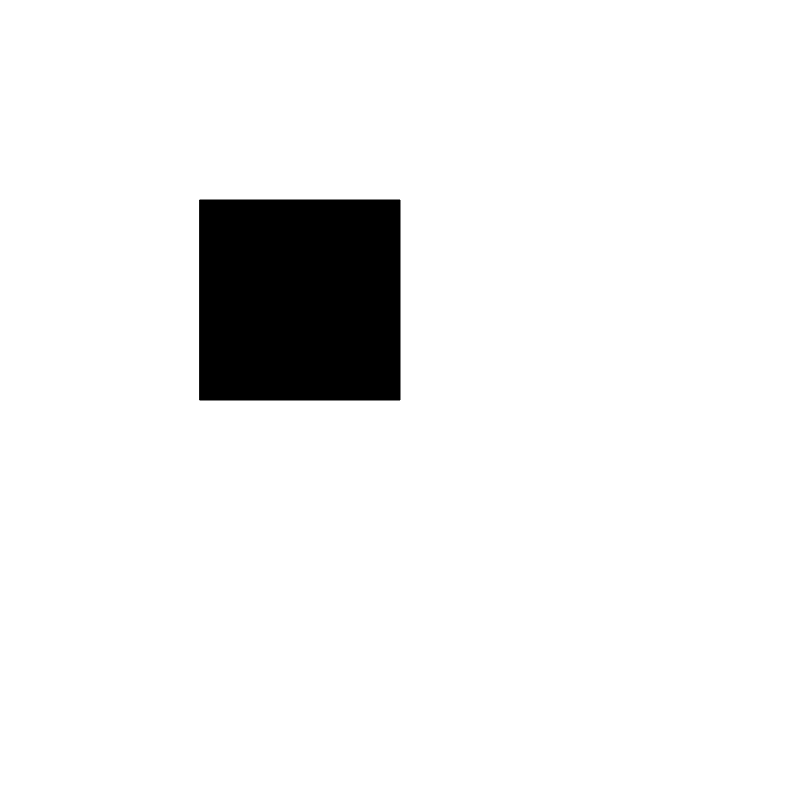
Frame 1 (no input)
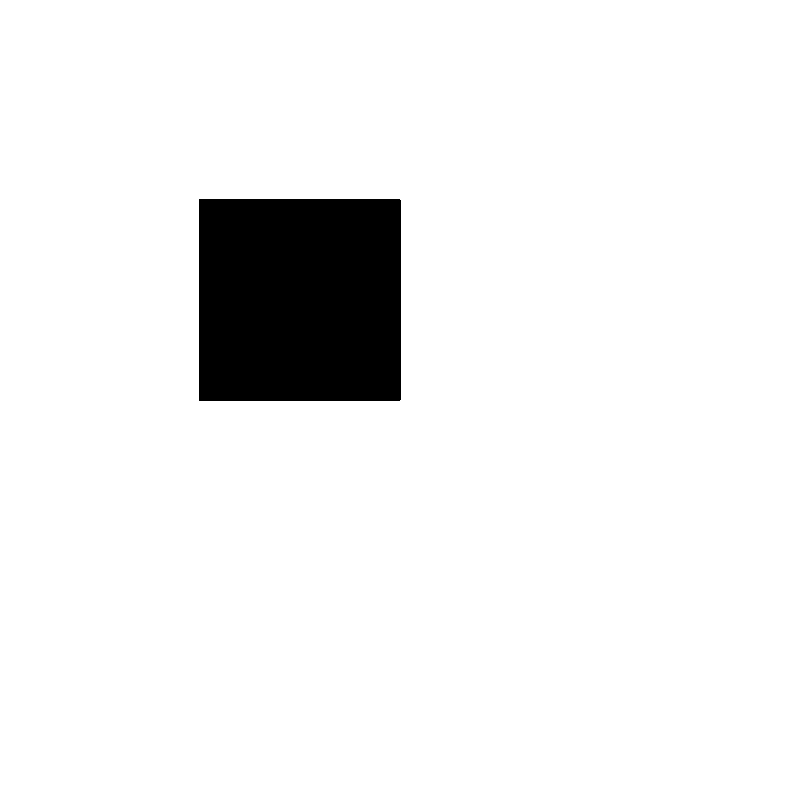
Frame 60 (no input)
Frame 120 (the mouse pressed at the canvas centre since frame 60): identical to frame 60, image omitted

The p5.js sketch that drew these frames (run headless with seeded random() and noise() and a simulated clock; from frame 60 on, the mouse is pressed at the canvas centre):

// p5.js sketch
// ── sketch.js
let escala = 7;

function setup() {
  createCanvas(800, 800);
}

function draw() {
  background(220);
  ellipse(mouseX, mouseY, 5*10, 5*10);
  fill(202, 196, 236, 0);

  //5mentarios
  console.log(frameCount);
}


let value = 0;
function draw() {
  fill(value);
  rect(200, 200, 200, 200);
  // black rect center. turns white when key pressed and black when released
}
function keyPressed() {
  if (keyCode === RIGHT_ARROW) {
    value = (200);
  } else {
    value = 0;
  }
}
